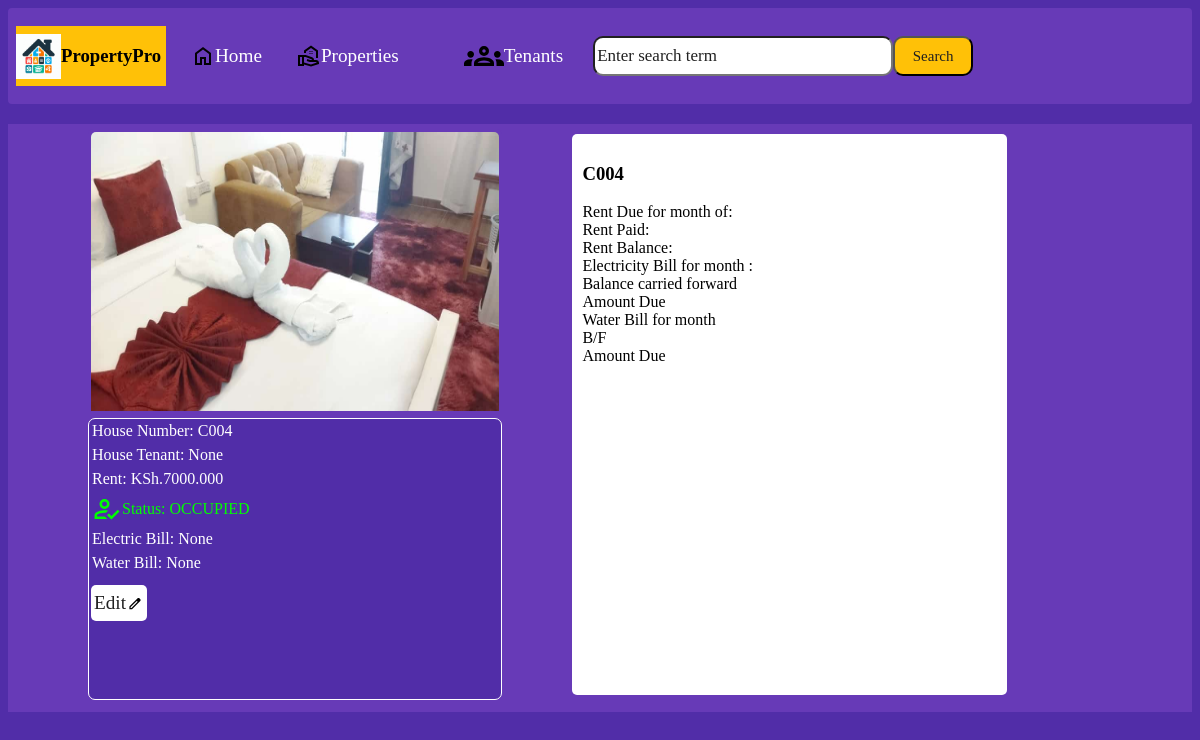
Page /property-pro/properties/2/houses/6/ on the committed database.
### property/models.py (models this page shows, shortened)
class House(models.Model):
    VACANCY_CHOICES =[
        ("AVAILABLE",'Available'),
        ("OCCUPIED",'Occupied')
    ]
    CATEGORY =[
        ("SINGLE","single"),
        ("DOUBLE","double_room"),
        ("DOUBLE SELF","double_self"),
        ("ONE BEDROOM","one bedroom"),
        ("TWO BEDROOM","two bedroom"),
    ]
    tenant = models.OneToOneField(Tenant,on_delete=models.CASCADE,null=True,blank=True)
    rent = models.DecimalField(max_digits=9, decimal_places=3)
    image = models.ImageField(upload_to='media/',null=True)
    house_number = models.CharField(max_length= 10)
    status = models.CharField(max_length=20,choices=VACANCY_CHOICES,null=True,blank=True)
    electric_bill =models.ForeignKey('ElectricBill',on_delete=models.CASCADE,null=True,blank=True)
    water_bill = models.ForeignKey('WaterBill',on_delete=models.CASCADE,null=True,blank=True)
    category = models.CharField(max_length=20,choices=CATEGORY)
    property =models.ForeignKey(Property,related_name="houses", on_delete=models.CASCADE,blank=True)
    owner = models.ManyToManyField(Owner,related_name="houses")

### property/views.py (the view)
# urls.py: path("properties/<int:pk>/houses/<int:id>/",views.house_detail,name="house_detail"),
def house_detail(request,pk,id):
    house =get_object_or_404(House, pk=id)
    return render(request,"property/house_detail.html",{"house":house})

### property/templates/property/house_detail.html (shortened to what this page needs)
{% extends "property/index.html" %}
{% load static %}
{% block styles %}
    <link rel="stylesheet" href="{% static 'property/css/house_detail.css' %}">
{% endblock styles %}
{% block body %}
<div class="container">
<div class="house">
        <ul>
            <li><img src="{{MEDIA_URL}}{{house.image}}" alt="House image"></li>
            <div class="details">
            <li>House Number: {{house.house_number}}</li>
            <li>House Tenant: {{house.tenant}}</li>
            <li>Rent: KSh.{{house.rent}}</li>
            {% if house.status == 'Available' %}
              <li id="available"><img src="{% static 'property/svg/available.svg' %}" alt="available">  Status: {{house.status}}</li>
            {% else %}
            <li id="occupied"><img src="{% static 'property/svg/occupied1.svg' %}" alt="occupied"> Status: {{house.status}}</li>
            {% endif %}
            <li>Electric Bill: {{house.electric_bill}}</li>
            <li>Water Bill: {{house.water_bill}}</li>
            <a href="#" id="edit"> Edit <img src="{% static 'property/svg/edit.svg' %}" alt="edit"> </a>
            </div>
        </ul>
</div>
<div class="payment">
<h3>{{house.house_number}}</h3>
<ul>
  <li>Rent Due for month of:</li>
  <li>Rent Paid:</li>
  <li>Rent Balance:</li>
</ul>
<ul>
  <li>Electricity Bill for month :</li>
  <li>Balance carried forward</li>
  <li>Amount Due</li>
</ul>
<ul>
  <li>Water Bill for month</li>
  <li>B/F</li>
  <li>Amount Due</li>
</ul>
</div>
</div>
{% endblock body %}

### property/static/property/css/navbar.css (style rules this page uses)
li { list-style-type:none; }

### property/static/property/css/index.css (style rules this page uses)
:root { --dark-primary-color:#512DA8; --light-primary-color:#D1C4E9; --primary-color:#673AB7; --text-icon-color:#FFFFFF; --accent-color:#FFC107; --primary-text:#212121; --secondary-text:#757575; --separator-color:#BDBDBD; --success-color:#00ff00ff; --error-color:#FF5252; }
body { background-color: var(--dark-primary-color); }

### property/static/property/css/house_detail.css (style rules this page uses)
.container { display: flex; flex-direction: row; width: 100%; height: 75%; background-color: var(--primary-color); margin-top: 20px; }
.house li { text-decoration: none; color: var(--text-icon-color); padding: 3px; }
.house { background-color: var(--primary-color); display: flex; flex-direction: column; flex-wrap: wrap; height: 95%; width: 35%; margin-top: 5px; margin-left: 80px; border-radius: 5px; -webkit-border-radius: 5px; -moz-border-radius: 5px; -ms-border-radius: 5px; -o-border-radius: 5px; padding: 0; }
.house img { width: 100%; height: 50%; border-radius: 5px 5px 0 0; -webkit-border-radius: 5px 5px 0 0; -moz-border-radius: 5px 5px 0 0; -ms-border-radius: 5px 5px 0 0; -o-border-radius: 5px 5px 0 0; }
.house ul { margin: 0; padding: 0; height: 100%; }
.details { border: 1px solid var(--text-icon-color); background-color: var(--dark-primary-color); height: 50%; border-radius: 7px; -webkit-border-radius: 7px; -moz-border-radius: 7px; -ms-border-radius: 7px; -o-border-radius: 7px; position: relative; }
.details a { text-decoration: none; color: var(--primary-text); background-color: var(--text-icon-color); border-radius: 5px; -webkit-border-radius: 5px; -moz-border-radius: 5px; -ms-border-radius: 5px; -o-border-radius: 5px; font-size: larger; width: 50px; display: flex; align-items: center; height: 30px; padding-left: 2px; margin-left: 2px; margin-top: 10px; padding: 3px; }
#occupied { display: flex; flex-direction: row; flex-wrap: wrap; color: var(--success-color); align-items: center; text-decoration:double; }
#occupied img { height: 30px; width: 30px; }
.payment { height: 92%; width: 35%; background-color: var(--text-icon-color); margin-left: 70px; margin-right: 10px; margin-top: 10px; border-radius: 5px; -webkit-border-radius: 5px; -moz-border-radius: 5px; -ms-border-radius: 5px; -o-border-radius: 5px; padding: 10px; }
.payment ul { margin: 0; padding: 0; width: 100%; }

### rows in the picture
House: image (picture), house_number "C004", tenant "None", rent "7000.000", status "OCCUPIED", electric_bill "None", water_bill "None"
